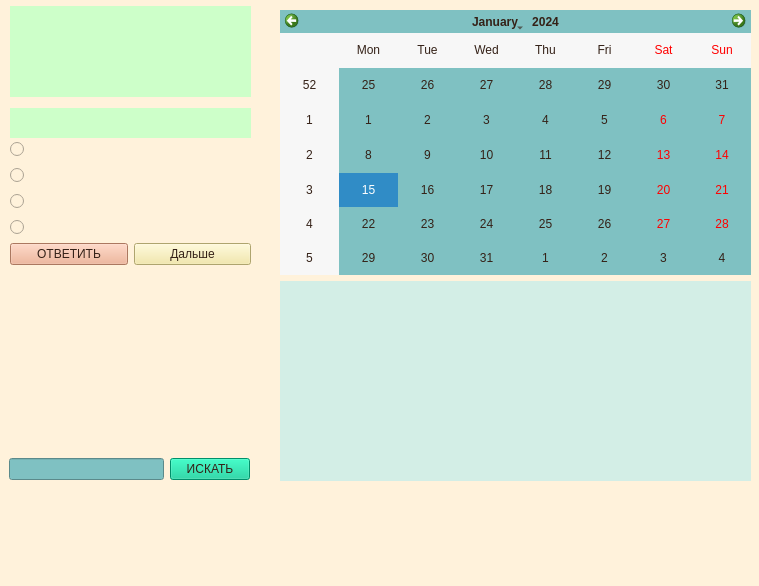
<?xml version="1.0" encoding="UTF-8"?>
<ui version="4.0">
 <class>MainWindow</class>
 <widget class="QMainWindow" name="MainWindow">
  <property name="geometry">
   <rect>
    <x>0</x>
    <y>0</y>
    <width>759</width>
    <height>586</height>
   </rect>
  </property>
  <property name="windowTitle">
   <string>MainWindow</string>
  </property>
  <property name="styleSheet">
   <string notr="true">color: rgb(52, 33, 23);

background-color: rgb(255, 242, 219);</string>
  </property>
  <widget class="QWidget" name="centralwidget">
   <widget class="QWidget" name="verticalLayoutWidget">
    <property name="geometry">
     <rect>
      <x>280</x>
      <y>10</y>
      <width>471</width>
      <height>471</height>
     </rect>
    </property>
    <layout class="QVBoxLayout" name="verticalLayout">
     <item>
      <widget class="QCalendarWidget" name="clndr">
       <property name="styleSheet">
        <string notr="true">color: rgb(52, 33, 23);
border-color: rgb(52, 33, 23);
background-color: rgb(127, 193, 194);
</string>
       </property>
      </widget>
     </item>
     <item>
      <widget class="QLabel" name="ll">
       <property name="minimumSize">
        <size>
         <width>0</width>
         <height>200</height>
        </size>
       </property>
       <property name="styleSheet">
        <string notr="true">color: rgb(52, 33, 23);


background-color: rgb(211, 238, 230);
</string>
       </property>
       <property name="text">
        <string/>
       </property>
      </widget>
     </item>
    </layout>
   </widget>
   <widget class="QWidget" name="verticalLayoutWidget_2">
    <property name="geometry">
     <rect>
      <x>10</x>
      <y>6</y>
      <width>241</width>
      <height>259</height>
     </rect>
    </property>
    <layout class="QVBoxLayout" name="verticalLayout_2">
     <item>
      <widget class="QLabel" name="l2">
       <property name="minimumSize">
        <size>
         <width>0</width>
         <height>80</height>
        </size>
       </property>
       <property name="styleSheet">
        <string notr="true">background-color: rgb(205, 255, 201);
</string>
       </property>
       <property name="text">
        <string/>
       </property>
      </widget>
     </item>
     <item>
      <widget class="QLabel" name="l33">
       <property name="minimumSize">
        <size>
         <width>0</width>
         <height>30</height>
        </size>
       </property>
       <property name="maximumSize">
        <size>
         <width>16777215</width>
         <height>20</height>
        </size>
       </property>
       <property name="styleSheet">
        <string notr="true">background-color: rgb(205, 255, 201);
</string>
       </property>
       <property name="text">
        <string/>
       </property>
      </widget>
     </item>
     <item>
      <widget class="QRadioButton" name="rb1">
       <property name="minimumSize">
        <size>
         <width>0</width>
         <height>20</height>
        </size>
       </property>
       <property name="styleSheet">
        <string notr="true">color: rgb(52, 33, 23);


</string>
       </property>
       <property name="text">
        <string/>
       </property>
      </widget>
     </item>
     <item>
      <widget class="QRadioButton" name="rb2">
       <property name="minimumSize">
        <size>
         <width>0</width>
         <height>20</height>
        </size>
       </property>
       <property name="styleSheet">
        <string notr="true">
color: rgb(52, 33, 23);</string>
       </property>
       <property name="text">
        <string/>
       </property>
      </widget>
     </item>
     <item>
      <widget class="QRadioButton" name="rb3">
       <property name="minimumSize">
        <size>
         <width>0</width>
         <height>20</height>
        </size>
       </property>
       <property name="text">
        <string/>
       </property>
      </widget>
     </item>
     <item>
      <widget class="QRadioButton" name="rb4">
       <property name="minimumSize">
        <size>
         <width>0</width>
         <height>20</height>
        </size>
       </property>
       <property name="text">
        <string/>
       </property>
      </widget>
     </item>
     <item>
      <layout class="QHBoxLayout" name="horizontalLayout_3">
       <item>
        <widget class="QPushButton" name="otv">
         <property name="styleSheet">
          <string notr="true">background-color: rgb(239, 168, 135);</string>
         </property>
         <property name="text">
          <string>ОТВЕТИТЬ</string>
         </property>
        </widget>
       </item>
       <item>
        <widget class="QPushButton" name="dal">
         <property name="styleSheet">
          <string notr="true">background-color: rgb(243, 230, 154);</string>
         </property>
         <property name="text">
          <string>Дальше</string>
         </property>
        </widget>
       </item>
      </layout>
     </item>
    </layout>
   </widget>
   <widget class="QWidget" name="verticalLayoutWidget_3">
    <property name="geometry">
     <rect>
      <x>9</x>
      <y>269</y>
      <width>241</width>
      <height>211</height>
     </rect>
    </property>
    <layout class="QVBoxLayout" name="verticalLayout_8">
     <item>
      <widget class="QLabel" name="l3">
       <property name="minimumSize">
        <size>
         <width>0</width>
         <height>150</height>
        </size>
       </property>
       <property name="styleSheet">
        <string notr="true"/>
       </property>
       <property name="text">
        <string/>
       </property>
      </widget>
     </item>
     <item>
      <layout class="QHBoxLayout" name="horizontalLayout">
       <item>
        <widget class="QLineEdit" name="input2">
         <property name="styleSheet">
          <string notr="true">background-color: rgb(127, 193, 194);</string>
         </property>
        </widget>
       </item>
       <item>
        <widget class="QPushButton" name="knpk">
         <property name="styleSheet">
          <string notr="true">background-color: rgb(0, 202, 148);</string>
         </property>
         <property name="text">
          <string>ИСКАТЬ</string>
         </property>
        </widget>
       </item>
      </layout>
     </item>
    </layout>
   </widget>
  </widget>
  <widget class="QMenuBar" name="menubar">
   <property name="geometry">
    <rect>
     <x>0</x>
     <y>0</y>
     <width>759</width>
     <height>21</height>
    </rect>
   </property>
  </widget>
  <widget class="QStatusBar" name="statusbar"/>
 </widget>
 <resources/>
 <connections/>
</ui>
